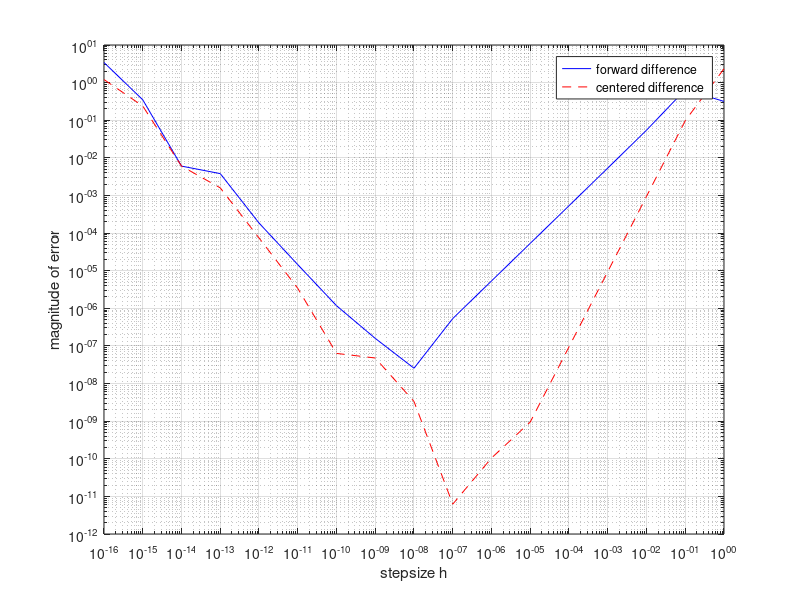

This figure's MATLAB source:
% Problem 1
% Finite difference approximation to derivative

clc;
clear;
close all;

true_value = sec(1.0)^2; 

x = 1.0; 
k = [0:16]; 
h = 1.0./(10.^k);

forward_diff = abs((tan(x+h)-tan(x))./h);
error_a = abs(forward_diff-true_value);

centered_diff = abs((tan(x+h)-tan(x-h))./(2*h));
error_b = abs(centered_diff-true_value);

loglog(h,error_a,'b-',h,error_b,'r--');
grid;
xlabel('stepsize h'); 
ylabel('magnitude of error');
legend('forward difference','centered difference');